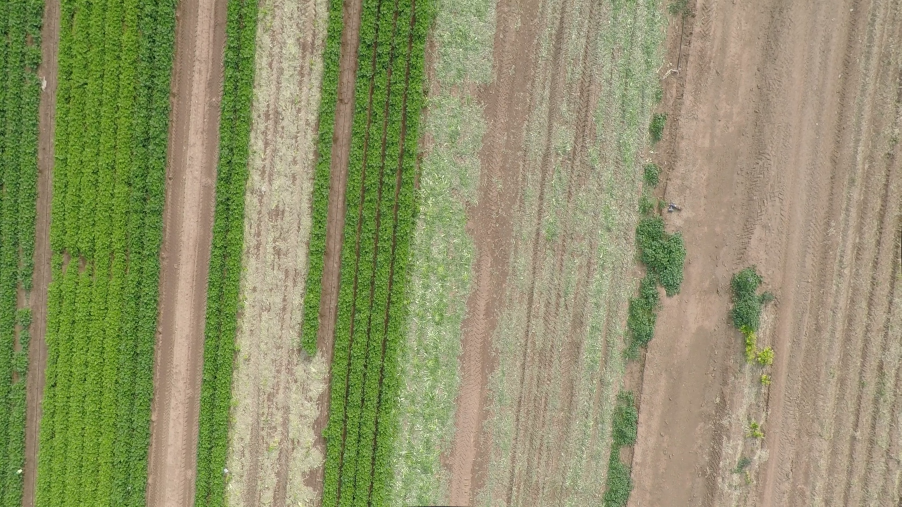
#> input picture images/d1.jpg, 2704 x 1520 px (shown at 1/3 size); its folder holds 6 pictures in this run
$ jupyter execute colorseg.ipynb   (shell and % lines are left out)
#> lines starting #> are read from the running program, lines starting #| are printed output that depends on the picture; after the words box and inside, x2 and y2 are one past the last pixel; in counts of white or black regions, pixels touching at a corner belong together
# Segmentación por color

Partimos de una imagen que tiene varias zonas de interés, en este caso "vegetación" y "tierra", y tratamos de distinguirlas usando un modelo de color sencillo. (El código siguiente funcionará igual si hay más de dos clases.)

[cell 1]
import numpy             as np
import cv2               as cv
import skimage           as si
import matplotlib.pyplot as plt
import ipywidgets
from matplotlib.pyplot import imshow, subplot, title

[cell 2]
def fig(w,h):
    return plt.figure(figsize=(w,h))

def readrgb(file):
#> called with file = 'd1.jpg'
    return cv.cvtColor( cv.imread("../images/"+file), cv.COLOR_BGR2RGB)

def rgb2yuv(x):
    return cv.cvtColor(x,cv.COLOR_RGB2YUV)

def yuv2rgb(x):
    return cv.cvtColor(x,cv.COLOR_YUV2RGB)

byte = np.uint8

[cell 3]
img = readrgb("d1.jpg")
imshow(img); title('original');
rows,cols,d = img.shape
#> rows = 1520; cols = 2704; d = 3

Recortamos un trozo de cada región.

[cell 4]
r1 = img[200:400,300:500]
r2 = img[200:400,2100:2300]
models = [r1,r2]

imshow(np.hstack(models)); title('muestras de cada tipo');

## Modelo muy simple

Una primera idea sería calcular el color "típico" (medio) de cada región y clasificar los pixels por mínima distancia.

[cell 5]
med = [ np.mean(r,(0,1)) for r in models ]
#> med = [[89.34, 124, 46.03], [172.6, 151.9, 132]]

[cell 6]
# mostramos unos cuadritos del color medio de cada región

muestras = []
for color in med:
    x = np.zeros([100,100,3],byte)
    x[:,:] = color
    muestras.append(x)
#> this loop made 2 passes
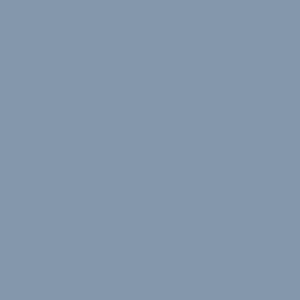
#> x: shape (100, 100, 3) (shown 3 times larger); mean of channels 0, 1, 2 172, 151, 132; drawn as B, G, R
#> after the loop, muestras = 2 items

imshow(np.hstack(muestras));
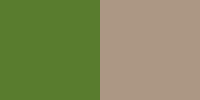
#> shown: shape (100, 200, 3); mean R, G, B 130.5, 137.5, 89

Calculamos las diferencias absolutas de los pixels RGB y cada color medio:

[cell 7]
d = [ np.sum(abs(img - m), axis=2) for m in med ]
#> d = 2 items

Para cada pixel calculamos en qué modelo se obtiene el valor mínimo de distancia:

[cell 8]
c  = np.argmin(d, axis=0)
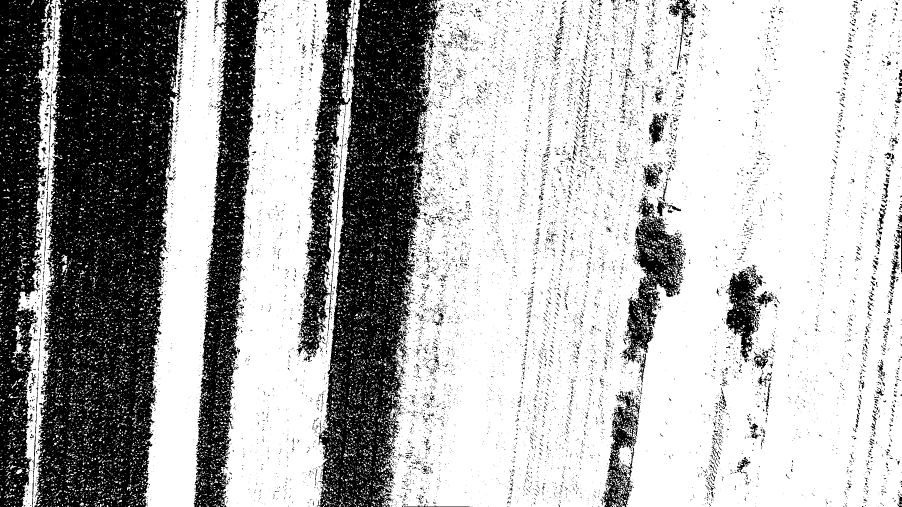
#> c: shape (1520, 2704) int64 (shown at 1/3 size); values 0 (black) and 1 (white), 68.7% white; 13291 black regions (12075 under 20 px), largest, box (x1, y1, x2, y2) and area: (103, 0, 563, 1520) 478611, (950, 0, 1319, 1520) 295410, (0, 0, 159, 1520) 147151

Esta imagen de etiquetas se puede mostrar ya directamente. Matplotlib autoescala los valores 0,1,... encontrados y los reparte entre negro y blanco.

[cell 9]
imshow(c,'gray');

Pero es mejor representar cada pixel con el color medio de la categoría asignada. Para ello, preparamos una imagen para contener el resultado

[cell 10]
res = np.zeros(img.shape, byte)

Y la rellenamos:

[cell 11]
for k in range(len(models)):
    res[c==k] = med[k]
#> this loop made 2 passes

imshow(res);

En este resultado se han clasificado todos los pixels, lo que no tiene mucho sentido. Deberíamos eliminar los que no pertenecen a ningún modelo (aquellos cuya distancia mínima sea grande) y los dudosos (los que están a una distancia parecida de varios modelos). Esto lo haremos correctamente más adelante. Por ahora simplemente eliminamos los que tienen una distancia menor "grande".

[cell 12]
md = np.min(d, axis=0)

res [md > 40] = 0,0,0
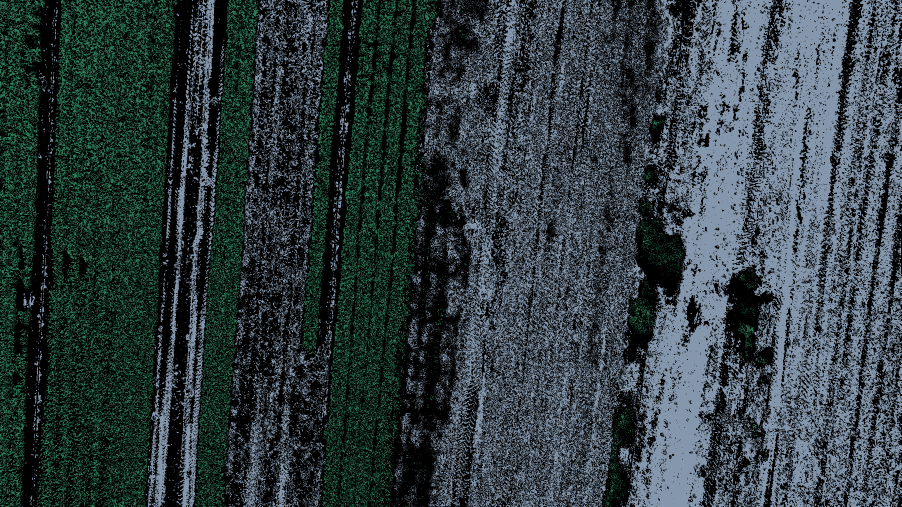
#> res: shape (1520, 2704, 3) (shown at 1/3 size); mean of channels 0, 1, 2 65, 61.6, 47.6; drawn as B, G, R

imshow(res);

No está mal, pero no está claro cuál es el umbral de distancia más adecuado.

Vamos a intentar construir un modelo de color que tenga en cuenta los matices de color de cada región y usaremos un método de clasificación más preciso.

## Clasificación probabilística

Nuestro objetivo es clasificar los pixels de la imagen de acuerdo con la clase más probable. Las clases son las distintas distribuciones de color extraídas de las regiones seleccionadas. Para ello necesitamos una estimación de la probabilidad de que un pixel sea de la clase $C$ si tiene color $p$ (sus valores RGB, ó UV, etc.):

$$\mathcal P(C \mid p)$$

Esto se puede calcular así (regla de Bayes):

$$\mathcal P(C \mid p) = \frac{\mathcal P(p \mid C)\; \mathcal P(C)}{ \mathcal P(p)} $$

$ \mathcal P(C) $ es la probabilidad *a priori* de la clase $C$. Si no se dice otra cosa, podemos suponer que todas las clases son igualmente probables.

El denominador es la probabilidad de observar ese pixel en cualquiera de las clases. Se calcula como la suma de todos los numeradores.

$$\mathcal P(p) = \sum_C \mathcal P(p \mid C) \; \mathcal P(C)$$

(Si es cero o muy pequeño nos indica que no podemos clasificar el pixel $p$, porque su color no se ha visto en ninguno de los modelos que estamos considerando.)

Por tanto, la clave está en conseguir una estimación de los términos $\mathcal P(p \mid C)$, la probabilidad de observar el color $p$ en cada cada clase C. Es el *modelo de medida*. Nos da la distribución de colores en cada clase.

La forma más sencilla de estimar este modelo es usar un *histograma*, que nos da las frecuencias de cada color en un espacio discretizado, y que podemos suponer parecidas a la probabilidad real. (Los histogramas solo son prácticos en espacios de dimensión muy pequeña, ya que el número de "cajas" crece exponencialmente.)

En la práctica, dado un pixel $p$ que queremos clasificar, lo único que debemos hacer es preguntarle a los histogramas de cada clase la frecuencia con que se observó $p$ y elegir la clase que tenga mayor valor. (Si las probabilidades "a priori" son distintas hay que multiplicar por ellas).

Simplemente hay que tener en cuenta que debemos rechazar la clasificación de los pixels que tengan un valor muy pequeño de $\mathcal P(p)$, y que dividiendo por este valor conseguimos las probabilidades de cada clase.

Estas operaciones se pueden hacer de manera muy simple utilizando numpy.

En este ejemplo vamos a modelar la distribución de colores de las clases mediante histogramas de los valores conjuntos de los canales UV del espacio YUV. La idea es quitar la componente de luminosidad y quedarnos solo con la información de color, para que las sombras o la cantidad total de luz no influyan. (Esto no funcionará bien para distinguir zonas con tonos de blanco, negro o gris.)

[cell 13]
# calcula el histograma (normalizado) de los canales conjuntos UV
def uvh(x):

    # normalizar un histograma
    # para tener frecuencias (suman 1)
    # en vez de número de elementos
    def normhist(x): return x / np.sum(x)

    yuv = rgb2yuv(x)
#> in rgb2yuv, `return cv.cvtColor(x,cv.COLOR_RGB2YUV)`: returned value: shape (200, 200, 3); mean of channels 0, 1, 2 104.7, 99.1, 114.6
    h = cv.calcHist([yuv]     # necesario ponerlo en una lista aunque solo admite un elemento
                    ,[1,2]    # elegimos los canales U y V
                    ,None     # posible máscara
                    ,[32,32]  # las cajitas en cada dimensión
                    ,[0,256]+[0,256] # rango de interés (todo)
                   )
    return normhist(h)

Con esta función obtenemos los modelos de color de todas las regiones:

[cell 14]
hist = [uvh(r) for r in models]
#> in rgb2yuv (call 2), `return cv.cvtColor(x,cv.COLOR_RGB2YUV)`: returned value: shape (200, 200, 3); mean of channels 0, 1, 2 155.8, 116.6, 142.8
#> hist = 2 items

El significado del histograma 2D es el siguiente. Por ejemplo, el valor

[cell 15]
hist[0][15,10]
#> Out = 0

significa que en la región "vegetación" la frecuencia con la que han aparecido colores que tienen un valor de U entre $14 \times 8$ y $15 \times 8$ y a la vez un valor de V entre $9 \times 8$ y $10 \times 8$ es del 21%.

Como el histograma es 2D, podemos mostrarlo con barras verticales que indican la frecuencia de cada "caja de color".

[cell 16]
from mpl_toolkits.mplot3d import Axes3D
fg = plt.figure(figsize=(14, 6))

_xx, _yy = np.meshgrid(np.arange(32), np.arange(32))
x, y = _xx.ravel(), _yy.ravel()
bottom = 0
width = depth = 1

ax1 = fg.add_subplot(121, projection='3d')
top = hist[0].ravel()
#> top = 1024 values, max 0.371 at index 398, min 0 at index 0, mean 0.000977
ax1.bar3d(x, y, bottom, width, depth, top , shade=True);

ax1 = fg.add_subplot(122, projection='3d')
top = hist[1].ravel()
#> top = 1024 values, max 0.724 at index 465, min 0 at index 0, mean 0.000977
ax1.bar3d(x, y, bottom, width, depth, top, shade=True);

Otra posibilidad es mostrarlos como imágenes, transformando a escala logarítmica para que no solo se vean bien los picos más altos.)

[cell 17]
plt.set_cmap('gray')
plt.imshow(np.hstack([np.log(1+h) for h in hist]),vmax=1E-3);

Podemos añadir el el color típico de cada celda.

[cell 18]
uv = np.zeros([32,32,3],dtype=np.uint8)
ran = np.linspace(0,256-8,32)+4
(v,u) = np.meshgrid(ran,ran)

uv[:,:,0] = 128
uv[:,:,1] = u
uv[:,:,2] = v

plt.imshow(yuv2rgb(uv)); plt.xlabel('V'); plt.ylabel('U'); plt.title('espacio UV para Y=128');
# consistente con la matriz de histograma, no con valores reales de UV.

[cell 19]
vhist = [ yuv2rgb(uv) * (h > 0).reshape(32,32,1) for h in hist]
#> vhist = 2 items

fig(8,4)
subplot(1,2,1); imshow(vhist[0]);
subplot(1,2,2); imshow(vhist[1]);

Aquí vemos los dos histogramas juntos, donde se observa que los colores de las regiones seleccionadas están bien separados (aunque no muy alejados) en el espacio UV.

[cell 20]
imshow(np.maximum(np.log(1+hist[0]),np.log(1+hist[1])),vmax=1E-3);

En  este ejemplo las distribuciones de las dos clases son bastante compactas, lo que significa que el valor medio podría ser suficiente. (Los modelos de histograma tienen ventajas cuando las distribuciones son más complejas.)

Ahora convertimos al espacio UV la imagen completa que queremos "segmentar" (clasificar). Tenemos que dividir por 8 (cociente de la división entera) para obtener los índices correctos de la caja del histograma. Recordad que usamos 32 divisiones en cada dimensión. (Estamos despreciando los 3 bits menos significativos del los valores de U y V).

[cell 21]
# canales UY reducidos a una resolución de 5 bits (32 niveles)
uvr = np.floor_divide( cv.cvtColor(img,cv.COLOR_RGB2YUV)[:,:,[1,2]], 8)
print(uvr.shape, uvr.dtype)
#| (1520, 2704, 2) uint8

[cell 22]
imshow(uvr[:,:,1]); title('canal V');

Ya solo tenemos que consultar, para cada pixel de la imagen, los histogramas de cada región, que nos dirán la "verosimilitud" de cada clase en ese punto. Para ello aprovechamos la potencia expresiva de numpy, indexando los histogramas con toda la imagen. (Esta operación puede hacerse también usando la función de opencv [histogram backprojection](http://docs.opencv.org/3.1.0/dc/df6/tutorial_py_histogram_backprojection.html).)

[cell 23]
u = uvr[:,:,0]
v = uvr[:,:,1]
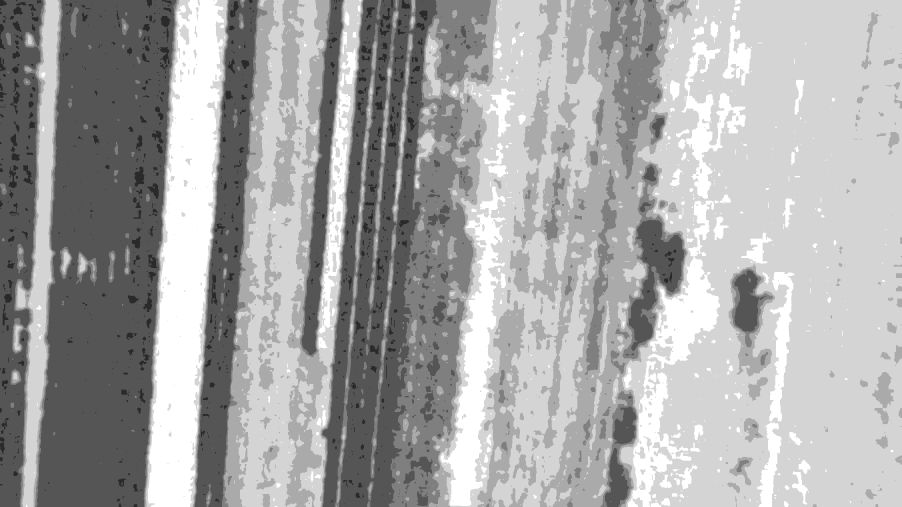
#> v: shape (1520, 2704) (shown at 1/3 size); min 12, max 18, mean 15.94; drawn with min black and max white

lik = [ h[u,v] for h in hist ]
#> lik = 2 items

Ahora tenemos para cada clase, una imagen float que nos indica en cada punto lo verosímil que es. Opcionalmente podemos suavizarla un poco para hacer que los pixels vecinos influyan un poco en los casos dudosos.

[cell 24]
lik = [ cv.GaussianBlur(l, (0,0), 10) for l in lik ]

[cell 25]
imshow(lik[0], 'gray');

[cell 26]
imshow(lik[1], 'gray');

Ahora necesitamos el denominador $\mathcal P(p)$, o "evidencia" de cada punto.

[cell 27]
E = np.sum(lik, axis=0)

imshow(E,'gray'); plt.colorbar();

Que nos permite normalizar las verosimilitudes y conseguir probabilidades:

[cell 28]
p = np.array(lik) / E

Se produce un warning debido a las divisiones por cero, en los pixels de un color que no se ha visto nunca, desconocido para el modelo. (No nos preocupa porque luego vamos a eliminar los puntos problemáticos.)

Las probabilidades se han guardado en un array 3D. La clasificación se realiza obteniendo en cada punto la clase que tiene mayor probabilidad, lo que se puede conseguir directamente con la función `np.argmax`.

[cell 29]
c  = np.argmax(p,axis=0)
#> c: shape (1520, 2704) int64; values 0 (black) and 1 (white), 65.5% white; 15 black regions (1 under 20 px), largest, box (x1, y1, x2, y2) and area: (108, 0, 527, 1520) 495844, (968, 0, 1461, 1520) 475342, (585, 0, 795, 1520) 152758

También necesitamos el valor de la probabilidad ganadora en cada punto (eliminando las divisiones por cero).

[cell 30]
mp = np.max(p, axis=0)
mp[E < 0.1] = 0

Para mostrar el resultado rellenamos una imagen con el color medio de la clase ganadora en cada punto.

[cell 31]
res = np.zeros(img.shape,np.uint8)
for k in range(len(models)):
    res[c==k] = med[k]
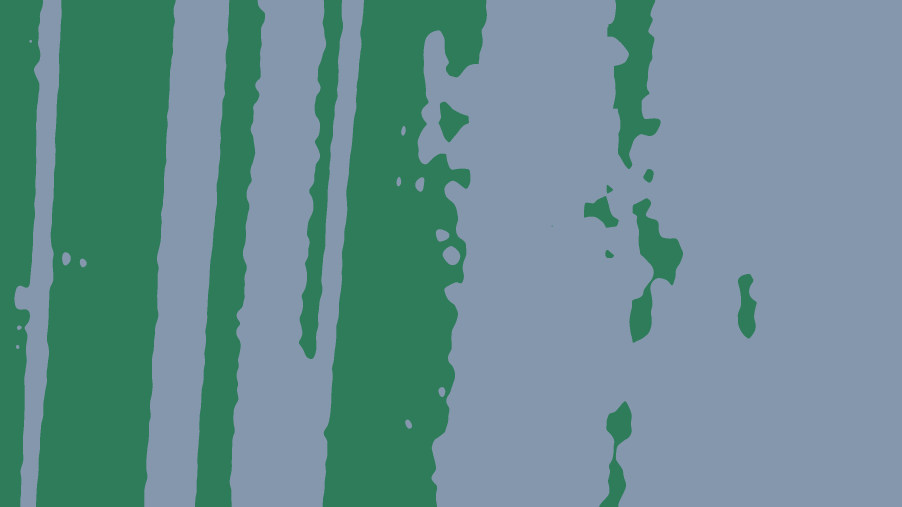
#> res: shape (1520, 2704, 3) (shown at 1/3 size); mean of channels 0, 1, 2 143.3, 141.7, 102.3; drawn as B, G, R

imshow(res);

Marcamos los puntos de baja evidencia (negro) y los que no tengan una probabilidad suficienmente alta (rojo).

[cell 32]
res[mp < 0.99] = 128,0,0
res[E < 0.05] = 0,0,0
imshow(res);

[cell 33]
imshow(img);

También se puede obtener una máscara de, p. ej., los píxels de vegetación, lo que permitiría calcular su área o cualquier otra característica de interés.

[cell 34]
imshow((c == 0) * (E>0.05) * (mp > 0.99)) ;

[cell 35]
imshow( np.expand_dims( (c == 0) * (E>0.05) * (mp > 0.99) , axis=2) * img );

Cada pixel se ha clasificado de forma independiente, pero realmente habría que tener en cuenta de alguna manera un cierto entorno de cada pixel para tomar una decisión que fuera localmente coherente, produciendo regiones "compactas". Lo hemos hecho mediante el suavizado gaussiano anterior, pero hay formas mejores de hacerlo.

El algoritmo [GrabCut](http://docs.opencv.org/3.2.0/d8/d83/tutorial_py_grabcut.html) optimiza una función objetivo que contiene un término de fidelidad al modelo de color, lo mismo que hemos tenido en cuenta en este ejemplo (aunque usa un modelo de mezcla de gaussianas en vez de un histograma), y otro término que produce un coste en todas las parejas de pixels vecinos que se etiquetan de forma distinta. Lo interesante es que la solución óptima de este problema puede conseguirse de forma eficiente mediante un algoritmo de cortes de grafos ([*graph cuts*](https://en.wikipedia.org/wiki/Graph_cuts_in_computer_vision)).

El ejemplo de código `grabcut.py` es una demo interactiva de este método disponible en OpenCV.

## Tracking

Supongamos que queremos detectar la posicion de un objeto en movimiento en una secuencia de imágenes. Si el objeto es más o menos compacto y tiene un color característico podemos aplicar una técnica similar. A partir de la imagen de verosimilitud del modelo (la reproyección del histograma), podemos obtener la elipse de incertidumbre que engloba la mayor parte del objeto y con ella definir una región de interés del tamaño adecuado para trabajar en el frame siguiente.

Esto es la base de las técnicas [*mean shift* y *cam shift*](http://docs.opencv.org/trunk/db/df8/tutorial_py_meanshift.html). Una demostración de esta técnica se muestra en el ejemplo de código `camshift.py`.

## Otro ejemplo

[cell 36]
img = readrgb("falta2.jpg")
#> call 2 of readrgb, with file = 'falta2.jpg'
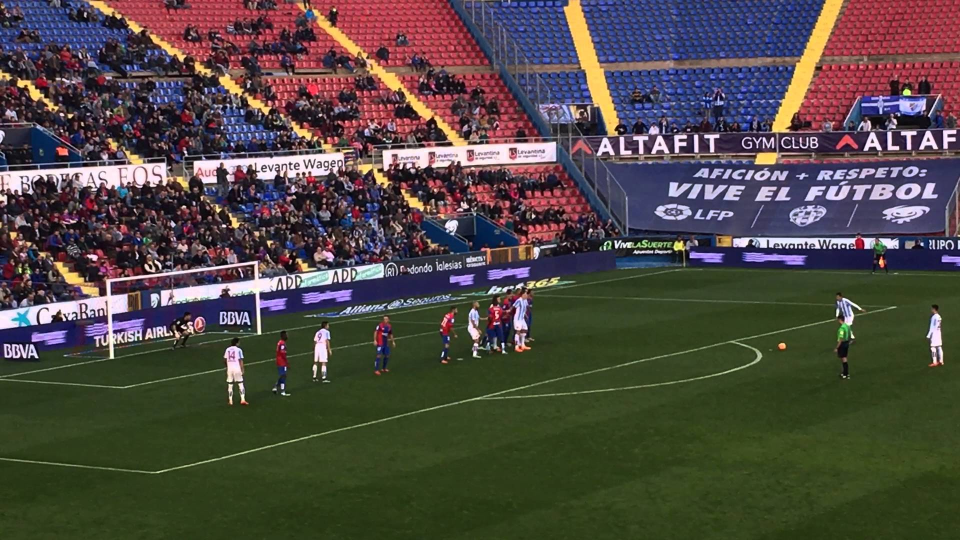
#> input picture images/falta2.jpg, 1920 x 1080 px (shown at 1/2 size)
imshow(img); title('original');
rows,cols,d = img.shape
#> rows = 1080; cols = 1920; d = 3

[cell 37]
r1 = img[0:200,0:1000]
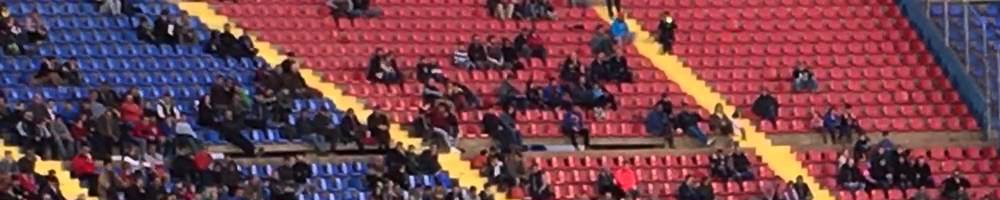
#> r1: shape (200, 1000, 3); mean R, G, B 114.5, 66.7, 76.2
r2 = img[800:1000,250:1750]
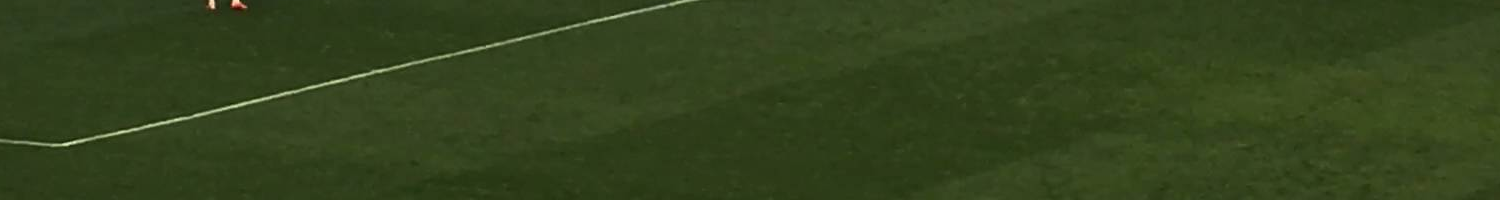
#> r2: shape (200, 1500, 3); mean R, G, B 51, 66.1, 29.1
models = [r1,r2]

plt.figure(figsize=(12,2))
plt.subplot(1,2,1); plt.imshow(r1)
plt.subplot(1,2,2); plt.imshow(r2)
plt.suptitle('muestras de cada tipo');

[cell 38]
hist = [uvh(r) for r in models]
#> in rgb2yuv (call 3), `return cv.cvtColor(x,cv.COLOR_RGB2YUV)`: returned value: shape (200, 1000, 3); mean of channels 0, 1, 2 82.1, 125.2, 156.4
#> in uvh (call 3), `h = cv.calcHist([yuv]`:
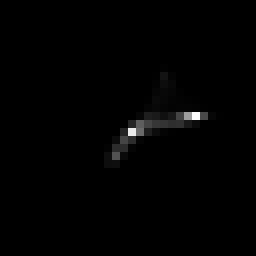
#> h: shape (32, 32) float32 (shown 8 times larger); min 0, max 24698, mean 195.3; drawn with min black and max white
#> in rgb2yuv (call 4), `return cv.cvtColor(x,cv.COLOR_RGB2YUV)`: returned value: shape (200, 1500, 3); mean of channels 0, 1, 2 57.5, 114, 122.5

[cell 39]
from mpl_toolkits.mplot3d import Axes3D
fg = plt.figure(figsize=(14, 6))

_xx, _yy = np.meshgrid(np.arange(32), np.arange(32))
x, y = _xx.ravel(), _yy.ravel()
bottom = 0
width = depth = 1

ax1 = fg.add_subplot(121, projection='3d')
top = hist[0].ravel()
#> top = 1024 values, max 0.123 at index 472, min 0 at index 0, mean 0.000977
ax1.bar3d(x, y, bottom, width, depth, top , shade=True);

ax1 = fg.add_subplot(122, projection='3d')
top = hist[1].ravel()
#> top = 1024 values, max 0.904 at index 463, min 0 at index 0, mean 0.000977
ax1.bar3d(x, y, bottom, width, depth, top, shade=True);

[cell 40]
vhist = [ yuv2rgb(uv) * (h > 0).reshape(32,32,1) for h in hist]

fig(8,4)
subplot(1,2,1); imshow(vhist[0]);
subplot(1,2,2); imshow(vhist[1]);

[cell 41]
uvr = np.floor_divide( cv.cvtColor(img,cv.COLOR_RGB2YUV)[:,:,[1,2]], 8)

u = uvr[:,:,0]
v = uvr[:,:,1]

lik = [ h[u,v] for h in hist ]

[cell 42]
lik = [ cv.GaussianBlur(l, (0,0), 10) for l in lik ]

[cell 43]
imshow(lik[0], 'gray');

[cell 44]
imshow(lik[1], 'gray');

[cell 45]
E = np.sum(lik, axis=0)
p = np.array(lik) / E

[cell 46]
c  = np.argmax(p,axis=0)

[cell 47]
mp = np.max(p, axis=0)
mp[E < 0.01] = 0

res = np.zeros(img.shape,np.uint8)

med = [ np.mean(r,(0,1)) for r in models ]
#> med = [[114.5, 66.69, 76.22], [51.04, 66.14, 29.1]]

for k in range(len(models)):
    res[c==k] = med[k]

res[mp < 0.8] = 128,0,0
res[E < 0.01] = 0,0,0
imshow(res);
